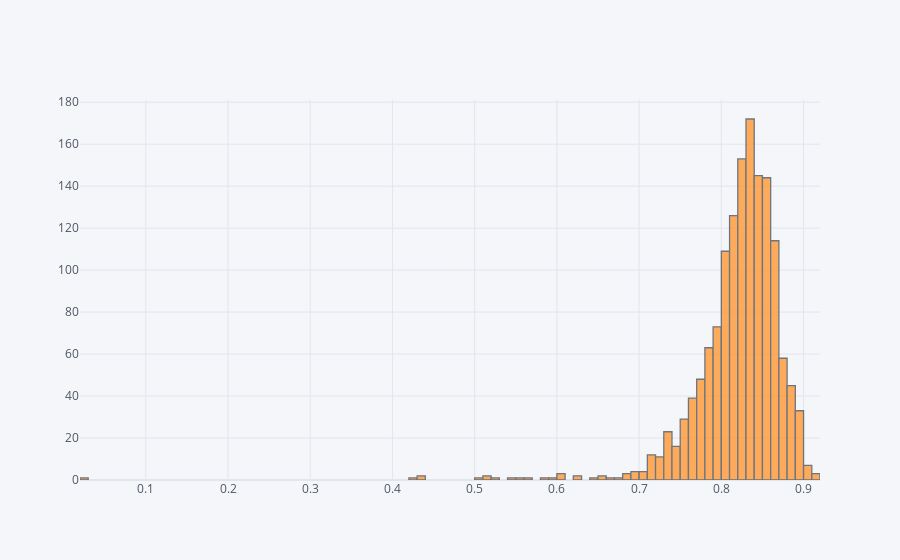

Notebook code cell kept with this figure:
### Code cell
df1_1[['cosing_simliarity']].iplot('hist')

### Figure 1 — Plotly figure (JSON) as saved in the notebook; plotly's stock layout.template omitted (floating-point values rounded to 4 significant figures; data arrays with more than 128 entries replaced by an {"elided": "..."} marker saying what was removed)
{"data": [{"histfunc": "count", "histnorm": "", "marker": {"color": "rgba(255, 153, 51, 1.0)", "line": {"color": "#4D5663", "width": 1.3}}, "name": "cosing_simliarity", "opacity": 0.8, "orientation": "v", "type": "histogram", "x": {"elided": "1457 float values"}}], "layout": {"barmode": "overlay", "legend": {"bgcolor": "#F5F6F9", "font": {"color": "#4D5663"}}, "paper_bgcolor": "#F5F6F9", "plot_bgcolor": "#F5F6F9", "title": {"font": {"color": "#4D5663"}}, "xaxis": {"gridcolor": "#E1E5ED", "showgrid": true, "tickfont": {"color": "#4D5663"}, "title": {"font": {"color": "#4D5663"}, "text": ""}, "zerolinecolor": "#E1E5ED"}, "yaxis": {"gridcolor": "#E1E5ED", "showgrid": true, "tickfont": {"color": "#4D5663"}, "title": {"font": {"color": "#4D5663"}, "text": ""}, "zerolinecolor": "#E1E5ED"}}}
